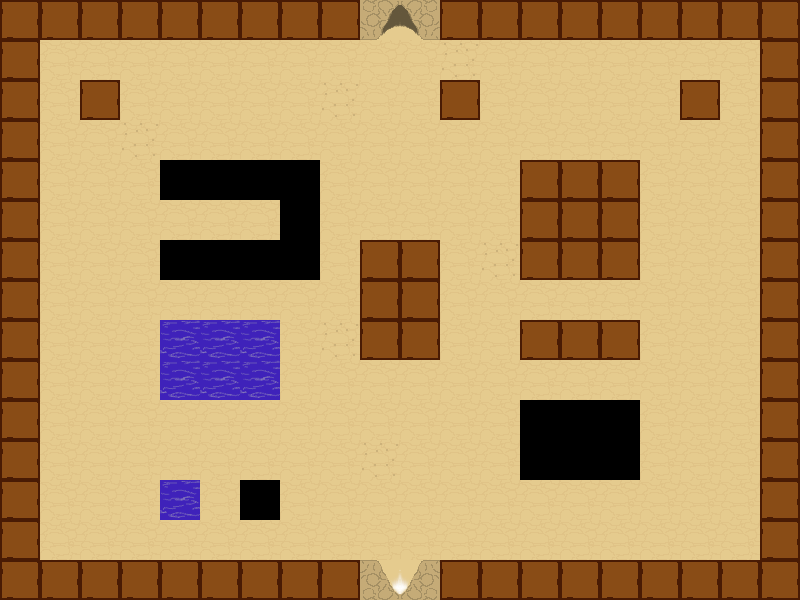

The image is a tile-based game level rendered from a .tmx file. Its description and complete source (layers, tilesets, objects, tile grids) follow:
An orthogonal 20x15 tile map with 40x40 px tiles, 1 tile layer (Tile Layer 1) and 12 objects.

<map version="1.0" orientation="orthogonal" renderorder="left-down" width="20" height="15" tilewidth="40" tileheight="40" nextobjectid="37">
 <tileset firstgid="1" source="ancientTech.tsx" />
 <layer name="Tile Layer 1" width="20" height="15">
  <data encoding="csv">
3,3,3,3,3,3,3,3,3,8,9,3,3,3,3,3,3,3,3,3,
3,2,2,2,2,2,2,2,2,2,2,11,2,2,2,2,2,2,2,3,
3,2,3,2,2,2,2,2,11,2,2,3,2,2,2,2,2,3,2,3,
3,2,2,11,2,2,2,2,2,2,2,2,2,2,2,2,2,2,2,3,
3,2,2,2,15,15,15,15,2,2,2,2,2,3,3,3,2,2,2,3,
3,2,2,2,2,2,2,15,2,2,2,2,2,3,3,3,2,2,2,3,
3,2,2,2,15,15,15,15,2,3,3,2,11,3,3,3,2,2,2,3,
3,2,2,2,2,2,2,2,2,3,3,2,2,2,2,2,2,2,2,3,
3,2,2,2,16,16,16,2,11,3,3,2,2,3,3,3,2,2,2,3,
3,2,2,2,16,16,16,2,2,2,2,2,2,2,2,2,2,2,2,3,
3,2,2,2,2,2,2,2,2,2,2,2,2,15,15,15,2,2,2,3,
3,2,2,2,2,2,2,2,2,11,2,2,2,15,15,15,2,2,2,3,
3,2,2,2,16,2,15,2,2,2,2,2,2,2,2,2,2,2,2,3,
3,2,2,2,2,2,2,2,2,2,2,2,2,2,2,2,2,2,2,3,
3,3,3,3,3,3,3,3,3,5,6,3,3,3,3,3,3,3,3,3
</data>
 </layer>
 <objectgroup name="Object Layer 1">
  <properties>
   <property name="spawn" value="new_game" />
  </properties>
  <object id="7" gid="4" x="379.25" y="559.75" width="40" height="40">
   <properties>
    <property name="spawn" value="prev_room" />
   </properties>
  </object>
  <object id="19" gid="4" x="379.75" y="80.25" width="40" height="40">
   <properties>
    <property name="spawn" value="next_room" />
   </properties>
  </object>
  <object id="21" gid="10" x="379.5" y="40" width="40" height="40">
   <properties>
    <property name="exit" value="next_room" />
   </properties>
  </object>
  <object id="22" gid="10" x="379" y="600" width="40" height="40">
   <properties>
    <property name="exit" value="prev_room" />
   </properties>
  </object>
  <object id="27" gid="14" x="440" y="520" width="40" height="40">
   <properties>
    <property name="timer" type="int" value="200" />
    <property name="trigger" value="alpha" />
   </properties>
  </object>
  <object id="28" gid="14" x="360" y="480" width="40" height="40">
   <properties>
    <property name="trigger" value="somethingelse" />
   </properties>
  </object>
  <object id="29" gid="17" x="400" y="120.25" width="40" height="40">
   <properties>
    <property name="direction" type="int" value="1" />
    <property name="gate" value="alpha" />
    <property name="max_move_length" type="int" value="40" />
    <property name="move_rate" type="int" value="1" />
   </properties>
  </object>
  <object id="30" gid="14" x="480" y="520.25" width="40" height="40">
   <properties>
    <property name="trigger" value="alpha" />
   </properties>
  </object>
  <object id="33" gid="19" x="680" y="520" width="40" height="40">
   <properties>
    <property name="boulder" value="beta" />
    <property name="direction" type="int" value="-1" />
    <property name="max_move_length" type="int" value="400" />
    <property name="move_rate" type="int" value="2" />
   </properties>
  </object>
  <object id="34" gid="14" x="680" y="439.5" width="40" height="40">
   <properties>
    <property name="trigger" value="beta" />
   </properties>
  </object>
  <object id="35" gid="20" x="560.5" y="520" width="40" height="40">
   <properties>
    <property name="artifact" value="kings_sword" />
    <property name="worth" type="int" value="1000" />
   </properties>
  </object>
  <object id="36" gid="21" x="320.333" y="519.667" width="40" height="40">
   <properties>
    <property name="artifact" value="boomerang" />
    <property name="worth" type="int" value="10" />
   </properties>
  </object>
 </objectgroup>
</map>
